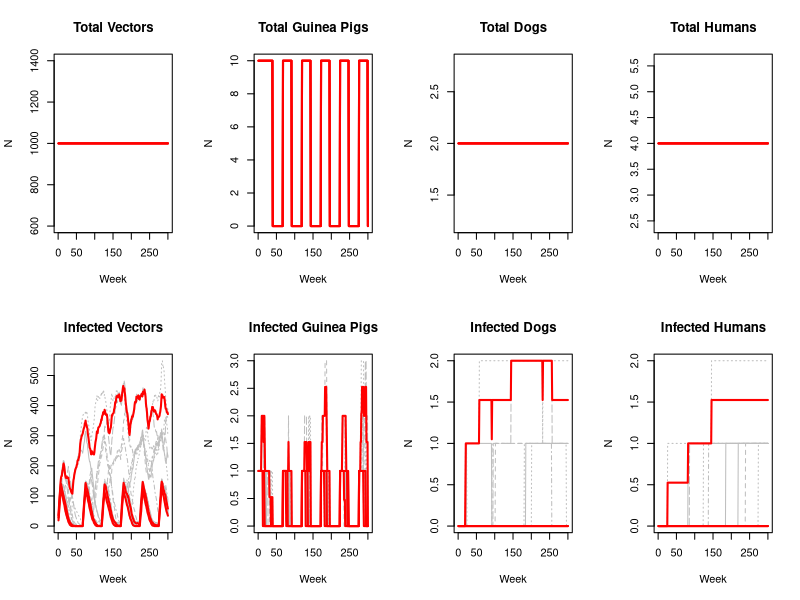
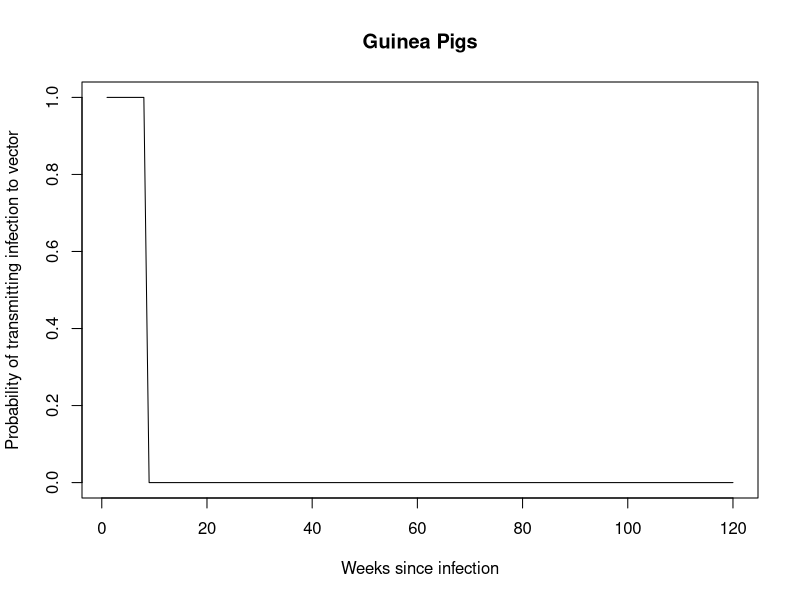
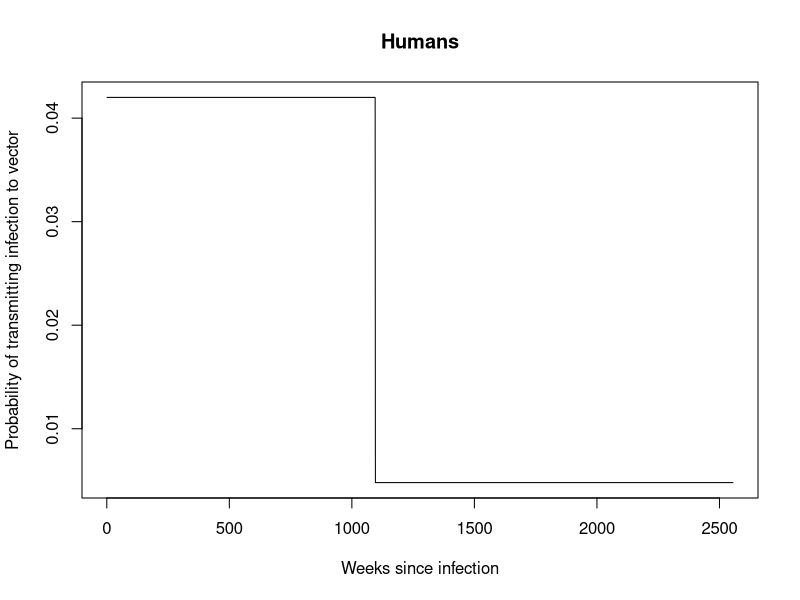
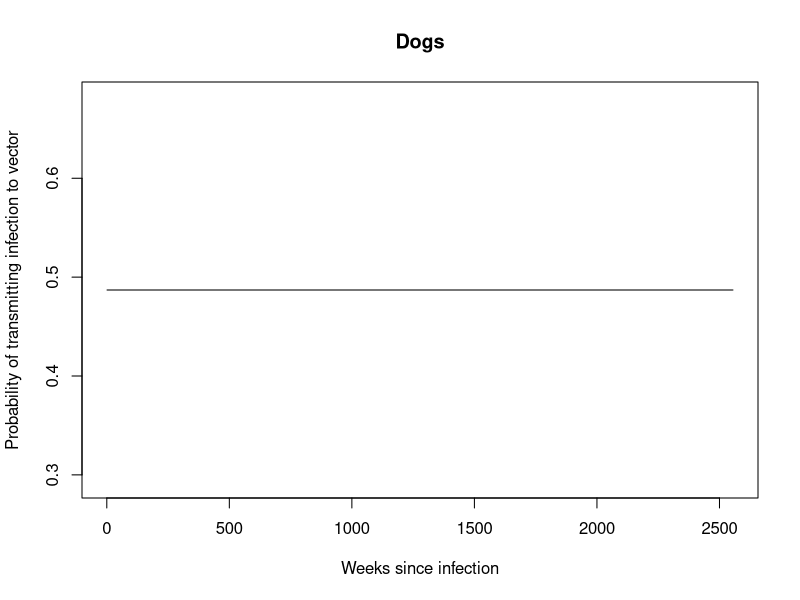

Reproduce these figures in R, in order.
# Updated version of the multiple_host_sim.R with new functionality:
# 1) Time steps are now in weeks, rather than days, to make the code
# run faster.
# 2) Vector population size now depends on whether there are guinea pigs
# present. This is based on discussion with Ricardo that in the field we
# generally observe many more vectors when the domicile contains guinea pigs,
# compared to houses that contain only humans and dogs.
# 3) Code can now model guinea pig bottlenecks (which represent events such
# as mass kill-offs for national feasts) and vector bottlenecks (representing
# a pesticide spraying event). User can set the number of hosts/vectors
# that return after a bottleneck.
# 4) Reinfestation by vectors is now a stochastic process. The user sets the
# weekly probability of reinfestation. Once the bug bottleneck starts,
# the reinfestation week will be randomly chosen assuming a binomial
# probability distribution.

# Remaining TO DO items:
# - Consider adding congenital transmission in hosts

# Store the path to this source code:
inFolder <- getwd()

# Function to set the important parameters as global variables.
initialize <- function(cuyStartPopulationIn = 10, # initial guinea pig population
                       dogPopulationIn = 2, # dog population size
                       humanPopulationIn = 4, # human population size
                       chickenPopulationIn = 3, # chicken population size
                       ncuyinfectedIn = 1,
                       nbuginfectedIn = 0,
                       feedIntervalIn = 2, # weeks between feedings for bugs
                       incubationIn = 6, # weeks before exposed bug is infectious
                       BtoCInfectProbIn = 0.00068, # prob of infecting a cuy w/ one bite
                       BtoDInfectProbIn = 0.00068, # prob of infecting a dog w/ one bite
                       BtoHInfectProbIn = 0.00058, # prob of infecting a human w/ one bite
                       cuyLifetimeIn = 17, # weeks a gp lives, on average (4 mo)
                       dogLifetimeIn = 260, # 5 years (260 weeks)
                       DtoBInfectProbIn = 0.487, # prob dog infects bug; from Gurtler 1996
                       bugLifetimeIn = 28, # weeks
                       humanLifetimeIn = 2600, # 50 years
                       probSuperCuyIn = 0.33, # prob that each gp is a superspreader
                       cuyPersistTimeIn = 8, # weeks before infection clears in normal (non-superspreader) gp
                       cuyPrefFactorIn = 2.5,
                       dogPrefFactorIn = 2.5,
                       chickenPrefFactorIn = 4.8,
                       cuyBottleStartTimeIn = 20,
                       cuyBottlePopSizeIn = 2,
                       cuyBottleEndTimeIn = 40,
                       cuyBottleRepeatInterval = -1, # number of weeks between repetitions of cuy bottleneck. If -1, then there is only one bottleneck.
                       cuyToReintroduceIn = 8,
                       infectedCuyToReintroduceIn = 0,
                       # The following inputs control the vector population dynamics
                       vectorPopBaseline = 10, # bug population size when no gp present
                       vectorPopCuyMultiplier = 100, # factor by which bug population increases when gp are present
                       
                       bugBottleStartTimeIn = 30, # set to -1 for no bottleneck
                       bugBottlePopSizeIn = 0, # default is that all bugs are eliminated during the bug bottleneck.
                       probBugReinfestPerWeekIn = 0.05, # weekly probability of reinfestation after bug bottleneck
                       bugBottleRepeatInterval = -1, # number of weeks between repetitions of vector bottleneck. If -1, then there is only one bottleneck.
                       bugFertilityIn = 0.2, # weekly number of new bugs born to each existing bug
                       infectedBugReintroduceAfterBottle = 1 # number of newly reintroduced bugs that are infected after the bug bottleneck. This parameter should be either 0 or 1.
                       ) {

  # Store all inputs as global variables
  cuyStartPopulation <<- cuyStartPopulationIn 
  dogPopulation <<- dogPopulationIn
  humanPopulation <<- humanPopulationIn
  chickenPopulation <<- chickenPopulationIn
  ncuyinfected <<- ncuyinfectedIn
  nbuginfected <<- nbuginfectedIn
  feedInterval <<- feedIntervalIn
  incubation <<- incubationIn
  BtoCInfectProb <<- BtoCInfectProbIn
  BtoDInfectProb <<- BtoDInfectProbIn
  BtoHInfectProb <<- BtoHInfectProbIn
  DtoBInfectProb <<- DtoBInfectProbIn
  cuyLifetime <<- cuyLifetimeIn
  dogLifetime <<- dogLifetimeIn
  bugLifetime <<- bugLifetimeIn
  probSuperCuy <<- probSuperCuyIn
  cuyPersistTime <<- cuyPersistTimeIn
  cuyPrefFactor <<- cuyPrefFactorIn
  dogPrefFactor <<- dogPrefFactorIn
  chickenPrefFactor <<- chickenPrefFactorIn
  humanLifetime <<- humanLifetimeIn
  bugFertility <<- bugFertilityIn
  
  # ========================================================
  # These parameters are related to guinea pig bottlenecks, to model
  # the effect of festivals where the gp population declines precipitously.
  # if cuyBottleStartTime is -1, there is no gp bottleneck.
  cuyBottleStartTime <<- cuyBottleStartTimeIn
  cuyBottlePopSize <<- cuyBottlePopSizeIn
  cuyBottleEndTime <<- cuyBottleEndTimeIn
  if (cuyBottleStartTime > 0 & cuyStartPopulation > 0) {
      doCuyBottleneck <<- TRUE
      if (cuyBottleEndTime <= cuyBottleStartTime)
          stop("cuyBottleEndTime must be greater than cuyBottleStartTime")
  }
  else
      doCuyBottleneck <<- FALSE
  
  # The number of new guinea pigs to add to the population at the end
  # of a guinea pig bottleneck.
  cuyToReintroduce <<- cuyToReintroduceIn
  infectedCuyToReintroduce <<- infectedCuyToReintroduceIn

  cuyBottleRepeatInterval <<- cuyBottleRepeatInterval
  
  # ==========================================================
  # These parameters related to bug (vector) bottlenecks. Vector bottlenecks
  # can be used to model pesticide spraying or other causes of sharp declines
  # in vector populations.
  # bugBottleStartTime is the simulation week when the bug bottleneck
  # starts. If set to -1, there is no bug bottleneck.
  bugBottleStartTime <<- bugBottleStartTimeIn

  if (bugBottleStartTime < 0)
      bugBottleEndTime <<- -1
  
  bugBottlePopSize <<- bugBottlePopSizeIn  # size to which the vector population declines during a bottleneck.

  probBugReinfestPerWeek <<- probBugReinfestPerWeekIn
      
  vectorPopBaseline <<- vectorPopBaseline # bug population size when no cuyes are present
  vectorPopCuyMultiplier <<- vectorPopCuyMultiplier # factor by which bug population increases when gp are present
  infectedBugReintroduceAfterBottle <<- infectedBugReintroduceAfterBottle # number of infected bugs that should come back into the population after the bug bottleneck ends.
  inBugBottleneck <<- FALSE # not currently in a bug bottleneck
  bugBottleRepeatInterval <<- bugBottleRepeatInterval
  
  # Make sure the bug bottleneck inputs are reasonable:
  if (infectedBugReintroduceAfterBottle != 0 & infectedBugReintroduceAfterBottle != 1)
      stop("infectedBugReintroduceAfterBottle must be 0 or 1")
  # ==========================================================
  
  # Store the integrated human infectivity over the course of the lifetime:
  integratedHumanInfect <<- integrateHumanInfectivity()
}

# Model that includes vectors, guinea pigs, dogs, humans, and chickens.
# Assumes that no humans or dogs are initially infected.
doSim <- function(nsims = 5,
                  simLength = 52, # weeks
                  makeOutput=FALSE, outdir="none",
                  vectorDataPrefix="vector_prev", cuyDataPrefix="cuy_prev",
                  dogDataPrefix="dog_prev", humanDataPrefix="human_prev") {

  # If the global parameters have not been set, initialize with the defaults:
  if (!exists("cuyStartPopulation")) initialize()
  
  # Set some useful standard deviations for our Gaussian distributions:
  sdFeed <- 1 # sd of weeks between feeding for vectors
  sdBD <- 5 # sd of bug lifetime (weeks)
  sdCD <- 4 # sd of cuy lifetime (weeks)
  sdDD <- 50 # sd of dog lifetime (weeks)

  # Create matrices to store the simulation outputs that we're tracking:
  # infectBug, infectCuy, infectDog, infectHuman are the total number of
  # infected bugs, cuyes, dogs and humans each week.
  # bugPop, cuyPop, dogPop, humanPop are the total number of each host
  # type each week. NOTE: Dog and human pops are assumed to be stable.
  # Cuy and bug populations can vary.
  infectBug <- infectCuy <- infectDog <- infectHuman <-
      bugPop <- cuyPop <- dogPop <- humanPop <- bugPopNew <- matrix(0, nrow=nsims, ncol=simLength)
  
  # Store the total numbers of bugs and hosts that become infected,
  # as well as the lifetime of each (humans assumed to live forever)
  #nCuyInfect <- nBugInfect <- nDogInfect <- nHumanInfect <- (1:nsims) * 0
  #cuyLife <- bugLife <- dogLife <- 0

  # Store the total number of bug feeding events
  #nFeeding <- (1:nsims) * 0

  # Store the number of feeding events on each host type:
  #nCuyFeeding <- nDogFeeding <- nChickenFeeding <- nHumanFeeding <- 0
  
  # Do the requested number of simulations
  for (sim in 1:nsims) {

    cat("Doing simulation",sim,"of",nsims,"\n")

    # Set up the initial infection status and birth/death weeks
    # of all hosts and vectors:

    # First get the starting vector population size -- it depends on whether
    # guinea pigs are present.
    if (cuyStartPopulation > 0)
        vectorPopulation <- vectorPopBaseline*vectorPopCuyMultiplier
    else
        vectorPopulation <- vectorPopBaseline
    bugPopNew[sim, 1] <- vectorPopulation
    
    # bI = 0/1 whether each vector is infected;
    # bID = week number when vector became infected (set to 0 if
    # the bug is not infected)
    bI <- bID <- c(rep(1, nbuginfected),
                   rep(0, (vectorPopulation - nbuginfected)))

    # bFD = week when vector last fed (initialize to less than zero since
    # our start week is zero by definition) -- base this off of the
    # fact that the mean interval between feeds is "feedInterval"
    bFD <- round(rnorm(vectorPopulation, mean=(-feedInterval/2), sd=sdFeed))
    bFD[which(bFD >= 0)] <- -1

    # Choose the "birth week" of all bugs as a uniform distribution between
    # 0 and "bugLifetime" weeks before the simulation started:
    bBD <- round(runif(vectorPopulation, -bugLifetime, -1))

    # Set the death week of each bug based on the expected lifetime:
    bDD <- 1:vectorPopulation * 0
    for (b in 1:vectorPopulation)
      bDD[b] <- round(rnorm(1, (bugLifetime + bBD[b]), sdBD))
    bDD[which(bDD <= 0)] <- 1

    if (cuyStartPopulation > 0) {
      # cI, cID, cBD are similar to above but for cuyes. Make sure any
      # initially infected cuyes have a birth date of 0 so that they will
      # live long enough to infect the expected number of vectors.
      cI <- cID <- c(rep(1, ncuyinfected),
                     rep(0, (cuyStartPopulation - ncuyinfected)))
      cBD <- c(rep(0, ncuyinfected),
               round(runif((cuyStartPopulation - ncuyinfected), -cuyLifetime, -1)))

      # Store whether or not each cuy is a supershedder:
      cSuper <- (runif(cuyStartPopulation) < probSuperCuy)

      # Set the death week of each cuy based on the expected lifetime:
      cDD <- 1:cuyStartPopulation * 0
      for (cuy in 1:cuyStartPopulation)
        cDD[cuy] <- round(rnorm(1, (cuyLifetime + cBD[cuy]), sdCD))
      cDD[which(cDD <= 0)] <- 1

      # Keep track of the current guinea pig population, because it varies...
      cuyCurrentPopulation <<- cuyStartPopulation
  }
    else
        cuyCurrentPopulation <<- 0
    
    if (dogPopulation > 0) {  
      # dI, dID, dBD are similar to above but for dogs. Initially,
      # no dogs are infected.
      dI <- dID <- rep(0, dogPopulation)
      dBD <- round(runif(dogPopulation, -dogLifetime, -1))

      # Set the death week of each dog based on the expected lifetime:
      dDD <- 1:dogPopulation * 0
      for (dog in 1:dogPopulation)
        dDD[dog] <- round(rnorm(1, (dogLifetime + dBD[dog]), sdDD))
      dDD[which(dDD <= 0)] <- 1
    }

    if (humanPopulation > 0) {
      # Set up initial infection status and week of infection for humans.
      hI <- hID <- rep(0, humanPopulation)
    }
      
    # NOTE: Chickens do not become infected so we don't need to keep
    # track of their infection status or birth/death weeks. 
    
    # Now loop over all weeks in the simulation:
    for (week in 1:simLength) {

        # Adjust the guinea pig population size if this is the first
        # week of a guinea pig bottleneck
        if (doCuyBottleneck & isCuyBottleStart(week)) {
            # Reduce the current guinea pig population size:
            cuyCurrentPopulation <<- cuyBottlePopSize
            # Randomly determine which guinea pigs to keep:
            cuyToKeep <- sample(1:length(cI), cuyCurrentPopulation, replace=FALSE)
            cI <- cI[cuyToKeep]
            cID <- cID[cuyToKeep]
            cBD <- cBD[cuyToKeep]
            cSuper <- cSuper[cuyToKeep]
            cDD <- cDD[cuyToKeep]
        }

        # Adjust the guinea pig population if we've reached the
        # end of the guinea pig bottleneck.
        if (doCuyBottleneck & isCuyBottleEnd(week)) {
            cuyCurrentPopulation <<- cuyCurrentPopulation + cuyToReintroduce
            # Make all the new cuyes born this week and set death week
            # randomly:
            cBD <- c(cBD, rep(week, cuyToReintroduce))
            cDD <- c(cDD, round(rnorm(cuyToReintroduce, (cuyLifetime + week), sdCD)))
            cDD[which(cDD <= week)] <- (week + 1)
            cI <- c(cI, rep(1, infectedCuyToReintroduce), rep(0, (cuyToReintroduce - infectedCuyToReintroduce)))
            cID <- c(cID, rep(week, infectedCuyToReintroduce), rep(0, (cuyToReintroduce - infectedCuyToReintroduce)))
            cSuper <- c(cSuper, runif(cuyToReintroduce) < probSuperCuy)
        }

        if (isBugBottleStart(week)) {
            # We've reached the start of a bug bottleneck. Calculate the
            # time when it will end (i.e., when the
            # first reinfested bug will appear) based on the weekly probability
            # of reinfestation:
            bugBottleEndTime <<- getBugBottleEndWeek(week, probBugReinfestPerWeek)
            inBugBottleneck <<- TRUE
        }
        
        # Calculate the current maximum desired vector population size:
        if (inBugBottleneck) {
            if (week < bugBottleEndTime) {
                # we're still within a vector bottleneck.
                maxVectorPop <- bugBottlePopSize
            }
            else  {
                # vector bottleneck has ended.
                inBugBottleneck <<- FALSE
                if (cuyCurrentPopulation > 0)
                    maxVectorPop <- vectorPopBaseline*vectorPopCuyMultiplier
                else
                    maxVectorPop <- vectorPopBaseline
            }
        }
        else {
            # Not within a vector bottleneck
            if (cuyCurrentPopulation > 0)
                maxVectorPop <- vectorPopBaseline*vectorPopCuyMultiplier
            else
                maxVectorPop <- vectorPopBaseline
        }
        
        # If the current desired vector population differs from the previous
        # vector population, we must either increase or decrease the
        # number of bugs:
        if (week > 1) {
            if (maxVectorPop > bugPopNew[sim, week-1]) {
                # We need to increase the number of vectors.

                # There are two possibilities. One possibility is that a
                # vector bottleneck has just ended, in which case we want
                # to reintroduce only one new vector this week. This single
                # new vector may or may not be infected.
                # The other possibility is that the bottleneck ended a while
                # ago, or the vector population was previously low due to
                # an absence of guinea pigs. In this case, the number of
                # new bugs this week depends on the fertility of the existing
                # bugs.
                
                # Find out how many new vectors to create this week, and
                # how many of them should be infected:
                if (week == bugBottleEndTime) {
                    # A bug bottleneck has just ended. Introduce one
                    # new bug.
                    numNewBugs <- 1
                    numNewInfected <- infectedBugReintroduceAfterBottle
                    cat("week", week, "introducing new bug\n")
                }
                else {
                    # Increase the bug population based on fertility.
                    # None of the new bugs should be infected.
                    numNewBugs <- getNumNewBugs(bugPopNew[sim, week-1], maxVectorPop, bugFertility)
                    numNewInfected <- 0
                }

                currentVectorPop <<- bugPopNew[sim, week-1] + numNewBugs
                
                # All new vectors have a birth date of this week
                bBD <- c(bBD, rep(week, numNewBugs))
                bDD <- c(bDD, round(rnorm(numNewBugs, (bugLifetime + week), sdBD)))
                bDD[which(bDD <= week)] <- (week + 1)
                bI <- c(bI, rep(1, numNewInfected), rep(0, (numNewBugs - numNewInfected)))
                bID <- c(bID, rep(week, numNewInfected), rep(0, (numNewBugs - numNewInfected)))
                bFD <- c(bFD, rep((week-1), numNewBugs)) # assume all new bugs have just fed one week ago.
            }
            else if (maxVectorPop < bugPopNew[sim, week-1]) {
                # Decrease the number of vectors.
                if (maxVectorPop == 0) {
                    # Eliminate all vectors during this bug bottleneck.
                    bI <- bID <- bFD <- bBD <- bDD <- 0
                    currentVectorPop <<- 0
                }
                else {
                    # The number of bugs is reduced, but not zero:
                    bugsToKeep <- sample(bugPopNew[sim, week-1], maxVectorPop, replace=FALSE)
                    bI <- bI[bugsToKeep]
                    bID <- bID[bugsToKeep]
                    bFD <- bFD[bugsToKeep]
                    bBD <- bBD[bugsToKeep]
                    bDD <- bDD[bugsToKeep]
                    currentVectorPop <<- maxVectorPop
            }
            }                
        }
        else {
            currentVectorPop <<- maxVectorPop
        }
            
        # Set the probability of feeding on each host type
        setFeedingProbs()
        
      # Loop over bugs and determine if they are feeding this week:
        if (currentVectorPop > 0) {
            for (bug in 1:currentVectorPop) {

        weeksSinceFeed <- week - bFD[bug]

        if (runif(1) < pnorm(weeksSinceFeed, feedInterval, sdFeed)) {
          
          # This bug will feed this week. Reset week of last feed.
          bFD[bug] <- week

          #nFeeding[sim] <- nFeeding[sim] + 1
          
          # Determine on which host type this bug will feed
          hostType <- getHostType()
          
          if (hostType == 1) {

            # Feeding on a cuy.
            cuyToFeed <- ceiling(runif(1, 0, cuyCurrentPopulation))
            #nCuyFeeding <- nCuyFeeding + 1
            
            if ((bI[bug] == 1) & (cI[cuyToFeed] == 0)) {
              # Vector is infected and cuy is uninfected.
              # Determine whether to infect the cuy (vector is only
              # infectious if it has been infected longer than the
              # incubation period):
              if (((week - bID[bug]) > incubation) &
                  (runif(1) < BtoCInfectProb)) {

                # Infect this cuy this week:
                cI[cuyToFeed] <- 1
                cID[cuyToFeed] <- week

                # Increment the number of cuyes that became infected:
                #nCuyInfect[sim] <- nCuyInfect[sim] + 1
              }
            }
            else if ((bI[bug] == 0) & (cI[cuyToFeed] == 1)) {
              # Cuy is infected and vector is uninfected.
              # Determine whether to infect the vector.
              if (runif(1) < CtoBInfectProb(cI[cuyToFeed], cID[cuyToFeed],
                                            cSuper[cuyToFeed], week,
                                            cuyPersistTime)) {
                # Infect this bug this week:
                bI[bug] <- 1
                bID[bug] <- week

                # Increment the number of bugs that became infected:
                #nBugInfect[sim] <- nBugInfect[sim] + 1
              }
            }
          }
          else if (hostType == 2) {

            # Feeding on a dog.
            dogToFeed <- ceiling(runif(1, 0, dogPopulation))

            #nDogFeeding <- nDogFeeding + 1
            if ((bI[bug] == 1) & (dI[dogToFeed] == 0)) {
              # Vector is infected and dog is uninfected.
              # Determine whether to infect the dog (vector is only
              # infectious if it has been infected longer than the
              # incubation period):
              if (((week - bID[bug]) > incubation) &
                  (runif(1) < BtoDInfectProb)) {

                # Infect this dog this week:
                dI[dogToFeed] <- 1
                dID[dogToFeed] <- week

                # Increment the number of dogs that became infected:
                #nDogInfect[sim] <- nDogInfect[sim] + 1
              }
            }
            else if ((bI[bug] == 0) & (dI[dogToFeed] == 1)) {
              # Dog is infected and vector is uninfected.
              # Determine whether to infect the vector.
              if (runif(1) < DtoBInfectProb) {
                # Infect this bug this week:
                bI[bug] <- 1
                bID[bug] <- week
              }
            }
          }
          else if (hostType == 3) {

            # Feeding on a chicken. Do nothing because bugs cannot
            # infect chickens, and vice versa.
              #nChickenFeeding <- nChickenFeeding + 1
          }
          else {

            # Feeding on a human.
            humanToFeed <- ceiling(runif(1, 0, humanPopulation))
            #nHumanFeeding <- nHumanFeeding + 1
            if ((bI[bug] == 1) & (hI[humanToFeed] == 0)) {
              # Vector is infected and person is uninfected.
              # Determine whether to infect the person (vector is only
              # infectious if it has been infected longer than the
              # incubation period):
              if (((week - bID[bug]) > incubation) &
                  (runif(1) < BtoHInfectProb)) {

                # Infect this person this week:
                hI[humanToFeed] <- 1
                hID[humanToFeed] <- week

                # Increment the number of humans that became infected:
                #nHumanInfect[sim] <- nHumanInfect[sim] + 1
              }
            }
            else if ((bI[bug] == 0) & (hI[humanToFeed] == 1)) {
              # Human is infected and vector is uninfected.
              # Determine whether to infect the vector.
              if (runif(1) < HtoBInfectProb(hI[humanToFeed], hID[humanToFeed],
                                            week)) {
                # Infect this bug this week:
                bI[bug] <- 1
                bID[bug] <- week
              }
            }
          }
        }

        # Now determine if this bug should die this week.
        # If so, replace it with a new uninfected bug.
        if (week == bDD[bug]) {
          # Reset this bug
            #bugLife <- c(bugLife, (week-bBD[bug]))
          #cat("bug",bug,"dying on week",week,"at age",(week-bBD[bug]),"\n")
          bBD[bug] <- bFD[bug] <- week
          bI[bug] <- bID[bug] <- 0
          
          # Choose the death week:
          bDD[bug] <- round(rnorm(1, (bugLifetime + week), sdBD))
        }
    }
        }

      # Now determine if any cuyes or dogs should die this week:
      if (cuyCurrentPopulation > 0) {
        for (cuy in 1:cuyCurrentPopulation) {
          if (week == cDD[cuy]) {
            # Reset this cuy
              #cuyLife <- c(cuyLife, (week-cBD[cuy]))
              cI[cuy] <- cID[cuy] <- 0
              cBD[cuy] <- week
              cSuper[cuy] <- (runif(1) < probSuperCuy)
              cDD[cuy] <- round(rnorm(1, (cuyLifetime + week), sdCD))
          }
      }
    }

      if (dogPopulation > 0) {
        for (dog in 1:dogPopulation) {
          if (week == dDD[dog]) {
            # Reset this dog
            #dogLife <- c(dogLife, (week-dBD[dog]))
            dI[dog] <- dID[dog] <- 0
            dBD[dog] <- week
            dDD[dog] <- round(rnorm(1, (dogLifetime + week), sdDD))
          }
        }
      }

      # Store the number of infected bugs and hosts, as well as the total
        # number of bugs and hosts:
        infectBug[sim, week] <- sum(bI)
        bugPopNew[sim, week] <- currentVectorPop
        if (cuyCurrentPopulation > 0)
            infectCuy[sim, week] <- sum(cI)
        else
            infectCuy[sim, week] <- 0
        cuyPop[sim, week] <- cuyCurrentPopulation
        if (dogPopulation > 0)
            infectDog[sim, week] <- sum(dI)
        else
            infectDog[sim, week] <- 0
        dogPop[sim, week] <- dogPopulation
        if (humanPopulation > 0)
            infectHuman[sim, week] <- sum(hI)
        else
            infectHuman[sim, week] <- 0
        humanPop[sim, week] <- humanPopulation
    }
}

  # Now make a plot of the simulation output (total and
  # infectious bugs and hosts as a function of time):
  par(mfrow=c(2,4))

  # Plot total vectors
  matplot(t(bugPopNew), main="Total Vectors", type="l", xlab="Week", ylab="N", col="grey")
  points(apply(bugPopNew, 2, quantile, 0.5), type="l", lwd=2, col="red")
  points(apply(bugPopNew, 2, quantile, 0.975), type="l", lwd=2, col="red")
  points(apply(bugPopNew, 2, quantile, 0.025), type="l", lwd=2, col="red")

  # Plot total guinea pigs:
  matplot(t(cuyPop), main="Total Guinea Pigs", type="l", xlab="Week", ylab="N", col="grey")
  points(apply(cuyPop, 2, quantile, 0.5), type="l", lwd=2, col="red")
  points(apply(cuyPop, 2, quantile, 0.975), type="l", lwd=2, col="red")
  points(apply(cuyPop, 2, quantile, 0.025), type="l", lwd=2, col="red")

  # Plot total dogs
  matplot(t(dogPop), main="Total Dogs", type="l", xlab="Week", ylab="N", col="grey")
  points(apply(dogPop, 2, quantile, 0.5), type="l", lwd=2, col="red")
  points(apply(dogPop, 2, quantile, 0.975), type="l", lwd=2, col="red")
  points(apply(dogPop, 2, quantile, 0.025), type="l", lwd=2, col="red")

  # Plot total humans:
  matplot(t(humanPop), main="Total Humans", type="l", xlab="Week", ylab="N", col="grey")
  points(apply(humanPop, 2, quantile, 0.5), type="l", lwd=2, col="red")
  points(apply(humanPop, 2, quantile, 0.975), type="l", lwd=2, col="red")
  points(apply(humanPop, 2, quantile, 0.025), type="l", lwd=2, col="red")
  
  # Plot vectors infected
  matplot(t(infectBug), main="Infected Vectors", type="l", xlab="Week", ylab="N", col="grey")
  points(apply(infectBug, 2, quantile, 0.5), type="l", lwd=2, col="red")
  points(apply(infectBug, 2, quantile, 0.975), type="l", lwd=2, col="red")
  points(apply(infectBug, 2, quantile, 0.025), type="l", lwd=2, col="red")
  
  # Plot cuyes infected
  matplot(t(infectCuy), main="Infected Guinea Pigs", type="l", xlab="Week", ylab="N", col="grey")
  points(apply(infectCuy, 2, quantile, 0.5), type="l", lwd=2, col="red")
  points(apply(infectCuy, 2, quantile, 0.975), type="l", lwd=2, col="red")
  points(apply(infectCuy, 2, quantile, 0.025), type="l", lwd=2, col="red")

  # Plot dogs infected
  matplot(t(infectDog), main="Infected Dogs", type="l", xlab="Week", ylab="N", col="grey")
  points(apply(infectDog, 2, quantile, 0.5), type="l", lwd=2, col="red")
  points(apply(infectDog, 2, quantile, 0.975), type="l", lwd=2, col="red")
  points(apply(infectDog, 2, quantile, 0.025), type="l", lwd=2, col="red")

  # Plot humans infected
  matplot(t(infectHuman), main="Infected Humans", type="l", xlab="Week", ylab="N", col="grey")
  points(apply(infectHuman, 2, quantile, 0.5), type="l", lwd=2, col="red")
  points(apply(infectHuman, 2, quantile, 0.975), type="l", lwd=2, col="red")
  points(apply(infectHuman, 2, quantile, 0.025), type="l", lwd=2, col="red")
  
  par(mfrow=c(1,1))
  
  # Now print some statistics
  #cat("Number of cuyes infected mean/median:",mean(nCuyInfect),
  #    median(nCuyInfect),"\n")
  #cat("Number of bugs infected mean/median:",mean(nBugInfect),
  #    median(nBugInfect),"\n")
  #cat("Number of dogs infected mean/median:",mean(nDogInfect),
  #    median(nDogInfect),"\n")
  #cat("Number of humans infected mean/median:",mean(nHumanInfect),
  #    median(nHumanInfect),"\n")
  #cat("Mean number of weeks between vector feedings:",
   #   (simLength*vectorPopulation)/mean(nFeeding),"\n")
  #cat("Mean lifespan of",(length(bugLife)-1),"vectors:",mean(bugLife[2:length(bugLife)]),"\n")
  #cat("Mean lifespan of",(length(cuyLife)-1),"cuyes:",mean(cuyLife[2:length(cuyLife)]),"\n")
  #cat("Mean lifespan of",(length(dogLife)-1),"dog(s):",mean(dogLife[2:length(dogLife)]),"\n")

  # Print probabilities of feeding on each host type:
  #totalFeeding <- nCuyFeeding + nDogFeeding + nChickenFeeding + nHumanFeeding
  #cat("Cuy feedings:",nCuyFeeding,(nCuyFeeding/totalFeeding*100),"%\n")
  #cat("Dog feedings:",nDogFeeding,(nDogFeeding/totalFeeding*100),"%\n")
  #cat("Chicken feedings:",nChickenFeeding,(nChickenFeeding/totalFeeding*100),"%\n")
  #cat("Human feedings:",nHumanFeeding,(nHumanFeeding/totalFeeding*100),"%\n")

  # Store the simulation output
  if (makeOutput) {
    
    if (outdir == "none") {
      outfolder<-"./output/AT"
      timestamp<- gsub(":","-",gsub(" ","_",Sys.time()))
      outdir<-paste(outfolder,timestamp, sep="_")
    }

    # change to directory where files should be created, and save
    # csv files with daily prevalence data for hosts and vectors.
    dir.create(outdir, recursive=TRUE)
    setwd(outdir)
    write.csv(infectBug, file = paste(vectorDataPrefix,".csv",sep=""))
    if (cuyStartPopulation > 0)
      write.csv(infectCuy, file = paste(cuyDataPrefix,".csv",sep=""))
    if (dogPopulation > 0)
      write.csv(infectDog, file = paste(dogDataPrefix,".csv",sep=""))
    if (humanPopulation > 0)
      write.csv(infectHuman, file = paste(humanDataPrefix,".csv",sep=""))

    # Save the input parameters to a spreadsheet
    parameter_names<-c("nsims", "cuyStartPopulation", "dogPopulation", "chickenPopulation", "humanPopulation", "ncuyinfected", "nbuginfected", "feedInterval", "cuyLifetime", "bugLifetime", "dogLifetime", "probSuperCuy","incubation", "BtoCInfectProb", "BtoDInfectProb", "BtoHInfectProb", "cuyPrefFactor", "dogPrefFactor", "chickenPrefFactor", "cuyPersistTime")
    parameter_values<-c(nsims, cuyStartPopulation, dogPopulation, chickenPopulation, humanPopulation, ncuyinfected, nbuginfected, feedInterval, cuyLifetime, bugLifetime, dogLifetime, probSuperCuy, incubation, BtoCInfectProb, BtoDInfectProb, BtoHInfectProb, cuyPrefFactor, dogPrefFactor, chickenPrefFactor, cuyPersistTime)
    parameter_output<-data.frame(parameter_names, parameter_values)
    write.csv(parameter_output, file = "runparameters.csv")

    # Save a spreadsheet with information about how many hosts and
    # vectors became infected during the simulations
    #outData <- data.frame(nBugInfect, nCuyInfect, nDogInfect, nHumanInfect)
    #write.csv(outData, file="infection_numbers.csv")
    
    # Save plots of the infectivity of hosts to vectors.
    saveInfectivityPlots(cuyPersistTime)
    
    # Return to previous working directory
    setwd(inFolder)
  }
}

# Function returns the probability that the given cuy will be infectious
# to a vector that feeds on this cuy on the given week.
CtoBInfectProb <- function(cI, cID, isSuper, weekNum, cuyPersistTime) {

  if (cI == 0) return(0) # this cuy is not infected
  else {

    # Infected. Find out how many weeks have passed since infection:
    weeksSinceInfection <- weekNum - cID
    if (isSuper) {
      # This is a supershedder cuy.
      # Assume 100% chance of infecting bug during the "cuyPersistTime", then
      # 20% for rest of life:
      if (weeksSinceInfection < cuyPersistTime) return(1)
      else return(0.2)
    }
    else {
      # This is a normal, non-supershedder cuy. Assume 100% chance of
      # infecting bug during the "cuyPersistTime", then 0% for rest of life:
      if (weeksSinceInfection < cuyPersistTime) return(1)
      else return(0)
    }
  }
}

# Function returns the probability that the human will be infectious
# to a vector feeding on this week.
HtoBInfectProb <- function(hI, hID, weekNum) {

  if (hI == 0) return (0)

  # Gurtler 1996 gives an overall probability of 2.6% that an infected
  # human will infect a vector after a single bite. This probability
  # decreased from 4.2% in children to 0.48% in adults.
  # My guess is that this decrease is due to the fact that children were
  # infected more recently. So let's model it as 4.2% in the first three
  # years of infection, then 0.48% afterward:
  weeksSinceInfection <- weekNum - hID
  if (weeksSinceInfection < (3*365)) return (0.042)
  else return (0.0048)
}

# Given the number of different types of hosts, and the factor by which
# vectors prefer other hosts over humans, determine on which host type
# the vector will feed.
# Return values are:
# 1 = cuy
# 2 = dog
# 3 = chicken
# 4 = human
getHostType <- function() {

  # If the total weight and feeding probabilities have not been set,
  # set them here:
  if (!exists("totalWeight")) setFeedingProbs()
  
  # Stochastically determine host type for feeding:
  randNum <- runif(1)
  if (randNum <= probCuy) return (1)
  else if (randNum <= (probCuy + probDog)) return (2)
  else if (randNum <= (probCuy + probDog + probChicken)) return (3)
  else return (4)
}

# Set the probability that the vector will feed on each host type.
setFeedingProbs <- function() {
  
  totalWeight <<- humanPopulation + (cuyCurrentPopulation * cuyPrefFactor) +
    (dogPopulation * dogPrefFactor) + (chickenPopulation * chickenPrefFactor)
  probCuy <<- (cuyCurrentPopulation * cuyPrefFactor) / totalWeight
  probDog <<- (dogPopulation * dogPrefFactor) / totalWeight
  probChicken <<- (chickenPopulation * chickenPrefFactor) / totalWeight
  probHuman <<- humanPopulation / totalWeight
  #cat("In setFeedingProbs:probCuy=",probCuy,"probDog=",probDog,"probChicken=",probChicken,"probHuman=",probHuman,"\n")
  #cat("humanPopulation=",humanPopulation,"cuyCurrentPopulation=",cuyCurrentPopulation,"dogPopulation=",dogPopulation,"chickenPopulation=",chickenPopulation,"\n")
}

# Save plots of the infectivity of each host to vectors.
saveInfectivityPlots <- function(cuyPersistTime) {
  
  # Do guinea pigs:
  jpeg(file="cuy_infectivity.jpg")
  cuyInfectivity <- 1:120 * 0
  for (week in 1:120) {
    cuyInfectivity[week] <- CtoBInfectProb(1, 1, 0, week, cuyPersistTime)
  }
  plot(1:120, cuyInfectivity, type="l", xlab="Weeks since infection", ylab="Probability of transmitting infection to vector", main="Guinea Pigs")
  invisible(dev.off()) # close the jpg plot file

  # Do humans:
  jpeg(file="human_infectivity.jpg")
  humanInfectivity <- 1:2555 * 0
  for (week in 1:2555) {
    humanInfectivity[week] <- HtoBInfectProb(1, 1, week)
  }
  plot(1:2555, humanInfectivity, type="l", xlab="Weeks since infection", ylab="Probability of transmitting infection to vector", main="Humans")
  invisible(dev.off()) # close the jpg plot file

  # Do dogs
  jpeg(file="dog_infectivity.jpg")
  dogInfectivity <- 1:2555 * 0
  for (week in 1:2555) {
    dogInfectivity[week] <- DtoBInfectProb
  }
  plot(1:2555, dogInfectivity, type="l", xlab="Weeks since infection", ylab="Probability of transmitting infection to vector", main="Dogs")
  invisible(dev.off()) # close the jpg plot file
}

# See Roberts (2003) for a description of how to create the next generation
# matrix.
createNextGenMatrix <- function() {

  # Our matrix will be at most 4x4 (cuyes, dogs, humans, vectors) since
  # chickens cannot become infected. But it may be smaller if one of the
  # host types has a zero population size. Test for that here:
  if (!exists("cuyStartPopulation")) {
    initialize()
    setFeedingProbs()
  }
  if (!exists("probCuy")) setFeedingProbs()

  # Initialize storage for the coefficients
  vectorToHost <- NULL
  hostToVector <- NULL
  
  # Now get the coefficients in the matrix for each host type:
  if (cuyStartPopulation > 0) {
    vectorToHost <- (1/feedInterval)*probCuy*BtoCInfectProb*bugLifetime*exp(-incubation/bugLifetime)
    hostToVector <- (1/feedInterval)*probCuy*(vectorPopulation/cuyStartPopulation)*CtoBInfectProb(1, 1, 0, 1, cuyPersistTime)*cuyPersistTime
  }

  if (humanPopulation > 0) {
    vectorToHost <- c(vectorToHost, (1/feedInterval)*probHuman*BtoHInfectProb*bugLifetime*exp(-incubation/bugLifetime))
    hostToVector <- c(hostToVector, (1/feedInterval)*probHuman*(vectorPopulation/humanPopulation)*integratedHumanInfect)
  }

  if (dogPopulation > 0) {
    vectorToHost <- c(vectorToHost, (1/feedInterval)*probDog*BtoDInfectProb*bugLifetime*exp(-incubation/bugLifetime))
    hostToVector <- c(hostToVector, (1/feedInterval)*probDog*(vectorPopulation/dogPopulation)*DtoBInfectProb*dogLifetime)
  }

  # Now create the next generation matrix:
  numRows <- length(vectorToHost) + 1
  nextGen <- matrix(rep(0, numRows^2), nrow=numRows, ncol=numRows, byrow=TRUE)
  for (host in 1:(numRows - 1)) {
    nextGen[host, numRows] <- vectorToHost[host]
    nextGen[numRows, host] <- hostToVector[host]
  }

  return(nextGen)
}

# Note: this function returns what is sometimes referred to as
# sqrt(R0). The number of secondary infections resulting from a
# single primary infection is given by R0^2.
# Return R0 of the given next generation matrix.
getR0 <- function(nextGenMatrix) {

  eigens <- eigen(nextGenMatrix)
  R0 <- max(eigens$values)
  return(R0)  
}

# Since humans have two different infectivities (immediately after becoming
# infected, versus later), we need to integrate the infectivity over the
# entire infectious period in order to calculate things like R0:
integrateHumanInfectivity <- function() {

  integral <- 0
  for (week in 1:(humanLifetime))
    integral <- integral + HtoBInfectProb(1, 1, week)

  return(integral)
}

# Given the start week of the bug bottleneck, and the weekly probability
# of reinfestation, this function stochastically calculates the week when
# the house will actually become reinfested. Assumes that the reinfestation
# follows a binomial probability distribution.
getBugBottleEndWeek <- function(bugBottleStart, probReinfestPerWeek) {

    nweeks <- 1
    while (rbinom(1, 1, probReinfestPerWeek)  == 0)
        nweeks <- nweeks + 1

    # nweeks is the number of weeks that it takes for reinfestation to begin.
    return (bugBottleStart + nweeks)
}

# When the current bug population is less than the desired bug population,
# use this function to determine how many new bugs should be born this week.
getNumNewBugs <- function(currentBugPop, desiredBugPop, bugFertility) {

    newBugs <- round(currentBugPop*bugFertility)
    if (newBugs + currentBugPop > desiredBugPop)
        newBugs <- desiredBugPop - currentBugPop
    else if (newBugs < 1) newBugs <- 1
    return(newBugs)
}

# Determine if this is the start week of a guinea pig bottleneck
isCuyBottleStart <- function(weekNum) {
    if (weekNum == cuyBottleStartTime)
        return (TRUE)
    else if (cuyBottleRepeatInterval > 0 &
             (cuyBottleStartTime > 0) &
             (weekNum > cuyBottleStartTime) &
             (weekNum - cuyBottleStartTime) %% cuyBottleRepeatInterval == 0)
        return(TRUE)
    else
        return(FALSE)  
}

# Determine whether this is the end week of a guinea pig bottleneck
isCuyBottleEnd <- function(weekNum) {
    if (weekNum == cuyBottleEndTime)
        return (TRUE)
    else if (cuyBottleRepeatInterval > 0 &
             (cuyBottleStartTime > 0) &
             (cuyBottleEndTime > 0) &
             (weekNum > cuyBottleEndTime) &
             (weekNum - cuyBottleEndTime) %% cuyBottleRepeatInterval == 0)
        return(TRUE)
    else
        return(FALSE) 
}

# Determine if this is the start week of a bug bottleneck:
isBugBottleStart <- function(weekNum) {

    if (weekNum == bugBottleStartTime)
        return (TRUE)
    else if (bugBottleRepeatInterval > 0 &
             (bugBottleStartTime > 0) &
             (weekNum > bugBottleStartTime) &
             (weekNum - bugBottleStartTime) %% bugBottleRepeatInterval == 0)
        return(TRUE)
    else
        return(FALSE)    
}

# Commands for running on the cluster:
#cat("Doing simulation with cuyes and vectors. Initial 1 infected cuy.\n")
#initialize(cuyStartPopulationIn = 10, vectorPopulationIn = 1000,
#           dogPopulationIn = 0, humanPopulationIn = 0,
#           chickenPopulationIn = 0,
#           ncuyinfectedIn = 1, nbuginfectedIn = 0)
#doSim(nsims = 5, simLength = 365, makeOutput=TRUE, outdir="~/output/multiple_host/cuyes_vectors_1cuy_infected/", vectorDataPrefix="vector_prev", cuyDataPrefix="cuy_prev", dogDataPrefix="dog_prev", humanDataPrefix="human_prev")

#cat("Doing simulation with all hosts. Initial 1 infected cuy.\n")
#initialize(cuyStartPopulationIn = 10, vectorPopulationIn = 1000,
#           dogPopulationIn = 2, humanPopulationIn = 4,
#           chickenPopulationIn = 3,
#           ncuyinfectedIn = 1, nbuginfectedIn = 0)
#doSim(nsims = 5, simLength = 365, makeOutput=TRUE, outdir="~/output/multiple_host/all_hosts_1cuy_infected_v2/", vectorDataPrefix="vector_prev", cuyDataPrefix="cuy_prev", dogDataPrefix="dog_prev", humanDataPrefix="human_prev")

cat("Doing simulation...\n")
initialize(cuyStartPopulationIn = 10,
           dogPopulationIn = 2,
           humanPopulationIn = 4,
           chickenPopulationIn = 3,
           ncuyinfectedIn = 1,
           nbuginfectedIn = 0,
           cuyBottleStartTimeIn = 40,
           cuyBottleEndTimeIn = 68,
           cuyBottleRepeatInterval = 52,
           cuyBottlePopSizeIn = 0,
           cuyToReintroduceIn = 10,
           infectedCuyToReintroduce = 1,
           vectorPopBaseline = 1000, 
           vectorPopCuyMultiplier = 1,
           bugBottleStartTimeIn = -1,
           probBugReinfestPerWeekIn = 0.05,           
           bugBottlePopSizeIn = 0,
           infectedBugReintroduceAfterBottle = 1,
           bugBottleRepeatInterval = 100
           )
doSim(nsims = 20, simLength = 300, makeOutput=TRUE, outdir="../output/all_hosts_1vector_1cuy/", vectorDataPrefix="vector_prev", cuyDataPrefix="cuy_prev", dogDataPrefix="dog_prev", humanDataPrefix="human_prev")
